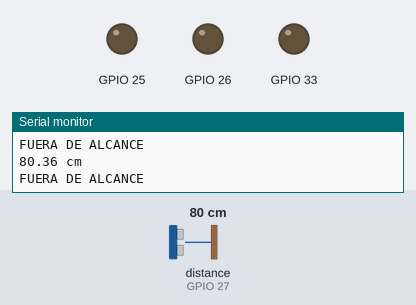
Recording of a program running on a simulated ESP32. Parts: output pins drawn as LEDs (lit = HIGH), the last lines printed to the serial monitor. Wiring (inferred from the names in the program): ultrasonic range finder: trigger GPIO 14; echo GPIO 27. The inputs (shaded band) are chosen by the test bench; at power-on: distance to the obstacle (sensor on GPIO 27) 80 cm. The echo pulse lasts 58.3 µs per cm; pins used as bus, display or sensor lines are not drawn.

Above: at 1.2 s.
1.3 s: distance to the obstacle (sensor on GPIO 27) set to 32 cm
2.8 s: distance to the obstacle (sensor on GPIO 27) set to 28 cm
At 3.1 s:
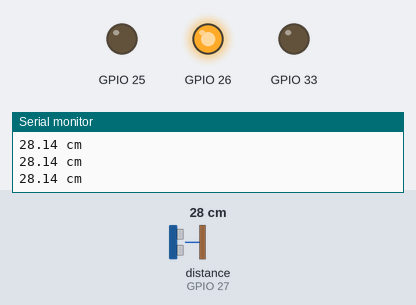
4.3 s: distance to the obstacle (sensor on GPIO 27) set to 21 cm
5.8 s: distance to the obstacle (sensor on GPIO 27) set to 18 cm
At 6.6 s:
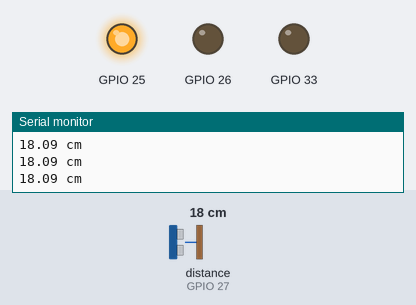
7.3 s: distance to the obstacle (sensor on GPIO 27) set to 11 cm
8.8 s: distance to the obstacle (sensor on GPIO 27) set to 8 cm
At 10.1 s:
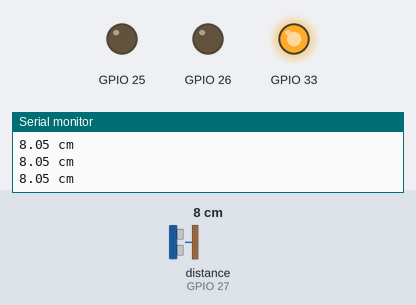
Timing chart, 0 to 11.3 s (numbered marks = the images above; inputs shaded):
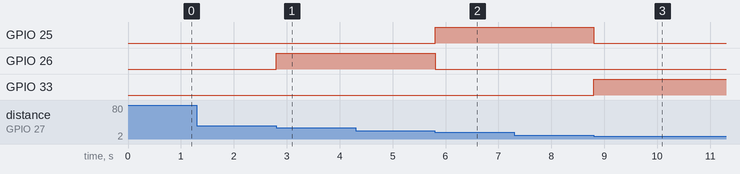

Measured:
- the behaviour switches between 30 and 29 cm on distance to the obstacle (sensor on GPIO 27) (found by bisection; images 0 and 1)
- the behaviour switches between 20 and 19 cm on distance to the obstacle (sensor on GPIO 27) (found by bisection; images 1 and 2)
- the behaviour switches between 10 and 9 cm on distance to the obstacle (sensor on GPIO 27) (found by bisection; images 2 and 3)
- after the input at 2.8 s, GPIO 26: LOW → HIGH at once
- after the input at 5.8 s, GPIO 25: LOW → HIGH at once; GPIO 26: HIGH → LOW at once
- after the input at 8.8 s, GPIO 25: HIGH → LOW at once; GPIO 33: LOW → HIGH at once

The program:

main.cpp
```cpp
#include <Arduino.h>
#include "UltrasonicSensor.h"
#include "DistanceIndicator.h"
#include "DistanceZone.h"


// =====================================================================
// Configuración de Salidas de Depuración (Debugging)
// =====================================================================
// Esta variable booleana controla si se muestran mensajes de ayuda
// en el monitor serie para diagnosticar el estado del sensor y los LEDs.
// - true: Muestra mensajes detallados de depuración.
// - false: Muestra únicamente la salida estándar limpia.
const bool debugActivo = false;

// =====================================================================
// Pines del Microcontrolador (Variables en camelCase, sin guiones bajos)
// =====================================================================
const int ledRojo = 33;
const int ledAmarillo = 25;
const int ledVerde = 26;

const int pinTrigger = 14;
const int pinEcho = 27;
const unsigned long intervaloLecturaMs = 100;   // intervalo de tiempo entre lecturas del sensor en milisegundos
unsigned long ultimaLecturaMs = 0;              // guarda el momento de la última lectura

// =====================================================================
// Creación de los Objetos
// =====================================================================
UltrasonicSensor sensor(pinTrigger, pinEcho);
DistanceIndicator indicator(ledRojo, ledAmarillo, ledVerde);

// Función sencilla para explicar en la consola serie el estado del sistema
void imprimirDepuracion(float cm, DistanceZone zone) {
  if (debugActivo) {
    Serial.print("[Depuración] Distancia leída: ");
    Serial.print(cm);
    Serial.print(" cm | Zona evaluada: ");
    if (zone == DistanceZone::Near) {
      Serial.println("Cerca (Activo: LED Rojo)");
    } else if (zone == DistanceZone::Medium) {
      Serial.println("Media (Activo: LED Amarillo)");
    } else if (zone == DistanceZone::Far) {
      Serial.println("Lejos (Activo: LED Verde)");
    } else {
      Serial.println("Fuera de rango (Todos los LEDs apagados)");
    }
  }
}

void setup() {
  Serial.begin(115200);

  // Inicializar el sensor ultrasónico y el semáforo LED
  sensor.begin();
  indicator.begin();
}

void loop() {
  unsigned long ahora = millis();

  if (ahora - ultimaLecturaMs >= intervaloLecturaMs) {
    ultimaLecturaMs = ahora;

    // 1. Obtener la distancia medida en centímetros
    float cm = sensor.measureDistanceCm();

    // 2. Salida estándar idéntica al código original
    if (cm < 0.0f) {
      Serial.println("FUERA DE ALCANCE");
    } else {
      Serial.print(cm);
      Serial.println(" cm");
      if (cm > 30.0f) {
        Serial.println("FUERA DE ALCANCE");
      }
    }

    // 3. Determinar la zona de proximidad correspondiente
    DistanceZone zone = evaluateDistanceZone(cm);

    // 4. Actualizar el semáforo LED con exclusión mutua
    indicator.update(zone);

    // 5. Imprimir información de depuración si debugActivo es true
    imprimirDepuracion(cm, zone);
  }
}
```

DistanceIndicator.h
```cpp
#pragma once

/**
 * @file DistanceIndicator.h
 * @brief Controlador del semáforo visual de 3 LEDs con exclusión mutua.
 *
 * Proyecto: Objeto Inteligente de Medición de Distancia y Semáforo LED
 * Microcontrolador: DOIT ESP32 DevKit v1
 */

#include <Arduino.h>
#include "DistanceZone.h"

// Clase para controlar el semáforo de tres LEDs
class DistanceIndicator {
public:
    /**
     * @brief Constructor del semáforo de distancia.
     * @param redPin Pin GPIO para el LED Rojo.
     * @param yellowPin Pin GPIO para el LED Amarillo.
     * @param greenPin Pin GPIO para el LED Verde.
     */
    DistanceIndicator(int redPin, int yellowPin, int greenPin);

    /**
     * @brief Inicializa los pines GPIO como salidas digitales (OUTPUT) y los apaga.
     */
    void begin();

    /**
     * @brief Conmuta los LEDs garantizando exclusión mutua según la zona de proximidad.
     * @param zone Zona evaluada (Near -> Rojo, Medium -> Amarillo, Far -> Verde, OutOfRange -> Todos apagados).
     */
    void update(DistanceZone zone);

    /**
     * @brief Apaga simultáneamente los tres LEDs.
     */
    void allOff();

private:
    int redPin;
    int yellowPin;
    int greenPin;
};
```

DistanceZone.h
```cpp
#pragma once

/**
 * @file DistanceZone.h
 * @brief Definición de las zonas de proximidad y función de evaluación.
 *
 * Proyecto: Objeto Inteligente de Medición de Distancia y Semáforo LED
 * Microcontrolador: DOIT ESP32 DevKit v1
 */

// Representa las cuatro zonas de proximidad posibles del sistema
enum class DistanceZone {
    Near,        // Distancia menor o igual a 10.0 cm (LED Rojo)
    Medium,      // Distancia entre 10.0 y 20.0 cm (LED Amarillo)
    Far,         // Distancia entre 20.0 y 30.0 cm (LED Verde)
    OutOfRange   // Distancia mayor a 30.0 cm o sin eco/negativa (Todos los LEDs apagados)
};

/**
 * @brief Evalúa y clasifica una distancia en centímetros dentro de una zona de proximidad.
 * @param cm Distancia medida en centímetros (o valor negativo si ocurrió error/timeout).
 * @return DistanceZone Zona correspondiente (Near, Medium, Far, OutOfRange).
 */
DistanceZone evaluateDistanceZone(float cm);
```

UltrasonicSensor.h
```cpp
#pragma once

/**
 * @file UltrasonicSensor.h
 * @brief Controlador del sensor ultrasónico HC-SR04.
 *
 * Proyecto: Objeto Inteligente de Medición de Distancia y Semáforo LED
 * Microcontrolador: DOIT ESP32 DevKit v1
 */

#include <Arduino.h>

// Clase para controlar el sensor ultrasónico HC-SR04
class UltrasonicSensor {
public:
    /**
     * @brief Constructor del sensor ultrasónico.
     * @param triggerPin Pin GPIO conectado al Trigger del sensor.
     * @param echoPin Pin GPIO conectado al Echo del sensor.
     * @param timeoutMicros Tiempo límite en microsegundos para pulseIn (por defecto 30000 µs = 30 ms).
     */
    UltrasonicSensor(int triggerPin, int echoPin, long timeoutMicros = 30000);

    /**
     * @brief Configura los modos de los pines (OUTPUT para Trigger, INPUT para Echo).
     */
    void begin();

    /**
     * @brief Emite el pulso de disparo de 10 µs y mide la duración del eco.
     * @return Duración del pulso de eco en microsegundos, o 0 si ocurrió timeout.
     */
    long measureEchoTime();

    /**
     * @brief Mide el eco y calcula la distancia en centímetros usando la velocidad del sonido.
     * @return Distancia en centímetros, o -1.0f si no hubo eco (timeout).
     */
    float measureDistanceCm();

private:
    int triggerPin;
    int echoPin;
    long timeoutMicros;
};
```

DistanceIndicator.cpp
```cpp
#include "DistanceIndicator.h"

DistanceIndicator::DistanceIndicator(int redPin, int yellowPin, int greenPin) {
    this->redPin = redPin;
    this->yellowPin = yellowPin;
    this->greenPin = greenPin;
}

void DistanceIndicator::begin() {
    pinMode(redPin, OUTPUT);
    pinMode(yellowPin, OUTPUT);
    pinMode(greenPin, OUTPUT);
    allOff();
}

void DistanceIndicator::allOff() {
    digitalWrite(redPin, LOW);
    digitalWrite(yellowPin, LOW);
    digitalWrite(greenPin, LOW);
}

void DistanceIndicator::update(DistanceZone zone) {
    switch (zone) {
        case DistanceZone::Near:
            // Cerca (menor o igual a 10 cm): únicamente el LED rojo encendido
            digitalWrite(redPin, HIGH);
            digitalWrite(yellowPin, LOW);
            digitalWrite(greenPin, LOW);
            break;

        case DistanceZone::Medium:
            // Distancia media (entre 10 y 20 cm): únicamente el LED amarillo encendido
            digitalWrite(redPin, LOW);
            digitalWrite(yellowPin, HIGH);
            digitalWrite(greenPin, LOW);
            break;

        case DistanceZone::Far:
            // Lejos (entre 20 y 30 cm): únicamente el LED verde encendido
            digitalWrite(redPin, LOW);
            digitalWrite(yellowPin, LOW);
            digitalWrite(greenPin, HIGH);
            break;

        case DistanceZone::OutOfRange:
        default:
            // Fuera de alcance (mayor a 30 cm o sin eco): todos los LEDs apagados
            allOff();
            break;
    }
}
```

DistanceZone.cpp
```cpp
#include "DistanceZone.h"

// Clasifica la distancia en centímetros según los rangos del sistema original
DistanceZone evaluateDistanceZone(float cm) {
    if (cm < 0.0f) {
        return DistanceZone::OutOfRange; // Lectura errónea o sin eco (timeout -1.0f)
    } else if (cm <= 10.0f) {
        return DistanceZone::Near;       // 0.0 a 10.0 cm (Proximidad crítica -> LED Rojo)
    } else if (cm <= 20.0f) {
        return DistanceZone::Medium;     // 10.1 a 20.0 cm (Advertencia -> LED Amarillo)
    } else if (cm <= 30.0f) {
        return DistanceZone::Far;        // 20.1 a 30.0 cm (Zona segura -> LED Verde)
    } else {
        return DistanceZone::OutOfRange; // Mayor a 30.0 cm (Fuera de alcance -> LEDs apagados)
    }
}
```

UltrasonicSensor.cpp
```cpp
#include "UltrasonicSensor.h"

UltrasonicSensor::UltrasonicSensor(int triggerPin, int echoPin, long timeoutMicros) {
    this->triggerPin = triggerPin;
    this->echoPin = echoPin;
    this->timeoutMicros = timeoutMicros;
}

void UltrasonicSensor::begin() {
    pinMode(triggerPin, OUTPUT);
    pinMode(echoPin, INPUT);
    digitalWrite(triggerPin, LOW);
}

long UltrasonicSensor::measureEchoTime() {
    // 1. Limpiar el pin de disparo
    digitalWrite(triggerPin, LOW);
    delayMicroseconds(2);

    // 2. Enviar pulso de 10 microsegundos para activar el ultrasonido
    digitalWrite(triggerPin, HIGH);
    delayMicroseconds(10);
    digitalWrite(triggerPin, LOW);

    // 3. Medir duración del eco en el pin de recepción con tiempo límite (30 ms)
    return pulseIn(echoPin, HIGH, timeoutMicros);
}

float UltrasonicSensor::measureDistanceCm() {
    long duracion = measureEchoTime();

    if (duracion == 0) {
        return -1.0f; // Si no hay eco (timeout), se retorna -1.0f como código de error
    }

    // Conversión a centímetros usando la velocidad del sonido en el aire (343 m/s / 2 = 0.01723 cm/µs)
    return duracion * 0.01723f;
}
```
